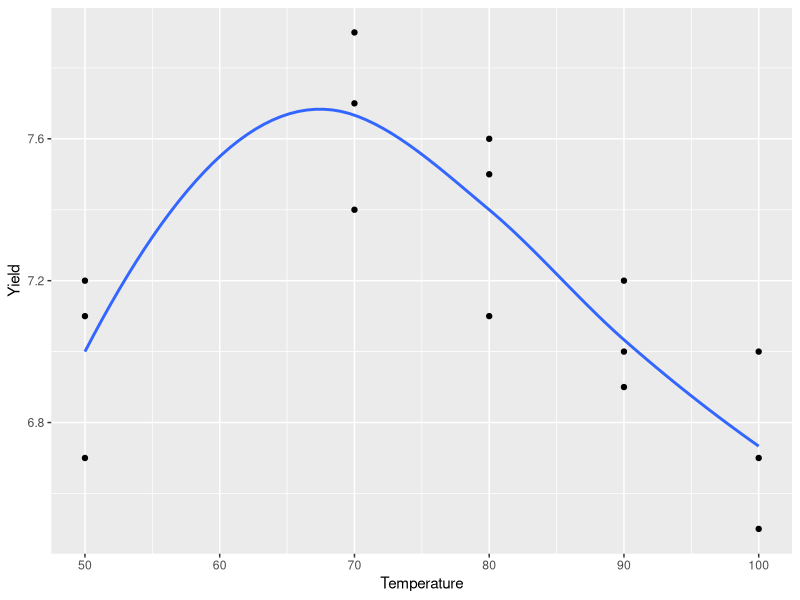
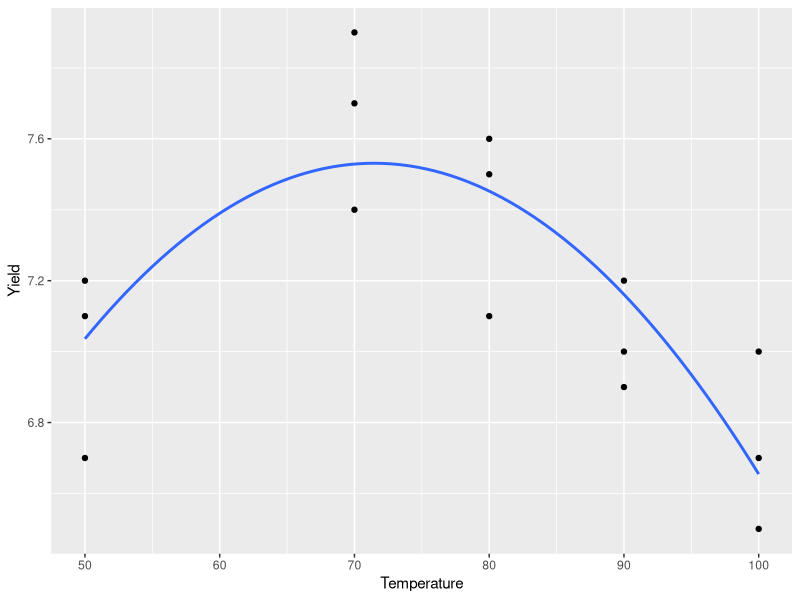

These charts were generated, in order, by the following R code:
####################################################
## Determining optimal temperature for yield
####################################################

# Details on data: see last section of "week7-1-hockey.R"

library(readr)
yield_df <- read_csv("yield.txt")

# Remember:
library(ggplot2)
qplot(Temperature,Yield,data=yield_df) + geom_smooth(se=FALSE)

# The plot suggests that the relationship
#   may be nonlinear.

# To fit a quadratic, first generate a new
#   explanatory variable
yield_df$temp2 <- yield_df$Temperature * yield_df$Temperature

# Then, use "lm" to fit a quadratic curve
yield_quad <- lm(Yield~Temperature+temp2,data=yield_df)
summary(yield_quad)
# The quadratic term is highly significant,
#   suggesting ...

# We can add this fit to the plot
qplot(Temperature,Yield,data=yield_df) + 
  geom_smooth(method="lm",formula=y~poly(x,2),se=FALSE)

# What is the optimal temperature?
b <- yield_quad$coefficients
tempstar <- - b[2] / (2*b[3])

# BONUS!
#
# Is tempstar a ... random variable?
#  Formula: - beta1_hat / (2*beta2_hat): yes   [1]
#  Number:  is a realization of the RV in [1]  [2]
#
